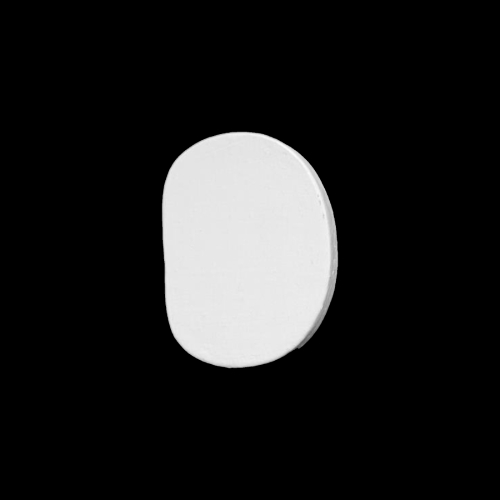
#> input picture stim/originals/curv1.jpg, 500 x 500 px; its folder holds only this picture in this run
$ jupyter execute manipulate_stim.ipynb
#> lines starting #> are read from the running program, lines starting #| are printed output that depends on the picture
[cell 1]
curr_dir = '/user_data/vayzenbe/GitHub_Repos/goodale-milner-dnns'

import sys
sys.path.insert(0,curr_dir)
import os
import skimage
import numpy as np
import matplotlib.pyplot as plt


from glob import glob as glob

[cell 2]
'''
Rotate stim
'''

stim_dir = f'{curr_dir}/stim/originals'
out_dir = f'{curr_dir}/stim/'

stim_files = glob(f'{stim_dir}/*.jpg')

rots = np.arange(0,90,15)
exp = 'rot'

#loop through images
for stim_file in stim_files:
    #create folder for each image
    stim_name = stim_file.split('/')[-1].split('.')[0]

    #create folder
    os.makedirs(f'{out_dir}/{stim_name[:-1]}_{exp}/{stim_name}', exist_ok=True)


    #load image
    stim = skimage.io.imread(stim_file)
#> stim is the input picture: shape (500, 500, 3); min 0, max 251, mean 31.6

    #grayscale image
    if len(stim.shape) > 2:
        stim = skimage.color.rgb2gray(stim)
#> stim: shape (500, 500) float64


    #loop through rotations
    for rot in rots:
        #rotate image
        stim_rot = skimage.transform.rotate(stim,rot)

        #save image
        skimage.io.imsave(f'{out_dir}/{stim_name[:-1]}_{exp}/{stim_name}/{stim_name}_{rot}.jpg',stim_rot)
#> this loop made 6 passes
#> pass 2, `stim_rot = skimage.transform.rotate(stim,rot)`:
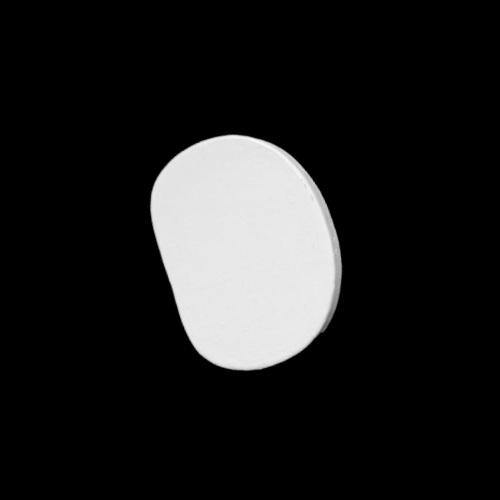
#> stim_rot: shape (500, 500) float64; min 0, max 0.978, mean 0.124
#> pass 3, `stim_rot = skimage.transform.rotate(stim,rot)`:
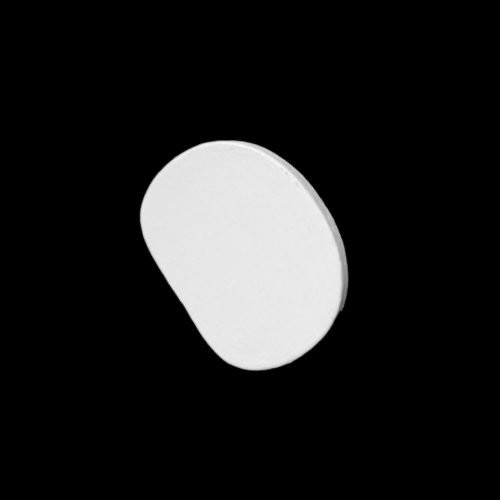
#> stim_rot: shape (500, 500) float64; min 0, max 0.984, mean 0.124

[cell 3]
'''
Resize stim
'''


#propotions in steps of .1
props = np.arange(.5,1.01,.1)
exp = 'scale'
#loop through images
for stim_file in stim_files:
    #create folder for each image
    stim_name = stim_file.split('/')[-1].split('.')[0]

    #create folder
    os.makedirs(f'{out_dir}/{stim_name[:-1]}_{exp}/{stim_name}', exist_ok=True)


    #load image
    stim = skimage.io.imread(stim_file)

    #grayscale image
    if len(stim.shape) > 2:
        stim = skimage.color.rgb2gray(stim)

    #find midpoint of image
    mid = np.array(stim.shape)/2
#> mid = [250, 250]

    #loop through rotations
    for size in props:

        #rescale image
        stim_rescale = skimage.transform.rescale(stim,size)

        #pad rescaled image so it is the same size as the original
        stim_pad = np.pad(stim_rescale,((int(mid[0]-stim_rescale.shape[0]/2),int(mid[0]-stim_rescale.shape[0]/2)),(int(mid[1]-stim_rescale.shape[1]/2),int(mid[1]-stim_rescale.shape[1]/2))),'constant')


        #save image
        skimage.io.imsave(f'{out_dir}/{stim_name[:-1]}_{exp}/{stim_name}/{stim_name}_{np.round(size,2)}.jpg',stim_pad)
#> this loop made 6 passes
#> pass 1, `stim_pad = np.pad(stim_rescale,((int(mid[0]-stim_rescale.shape[0]/2),i..`:
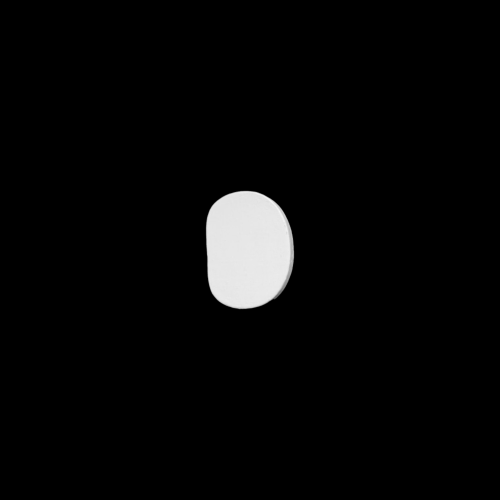
#> stim_pad: shape (500, 500) float64; min 0, max 0.963, mean 0.0309

$ run again, on stim/originals/rect1.jpg
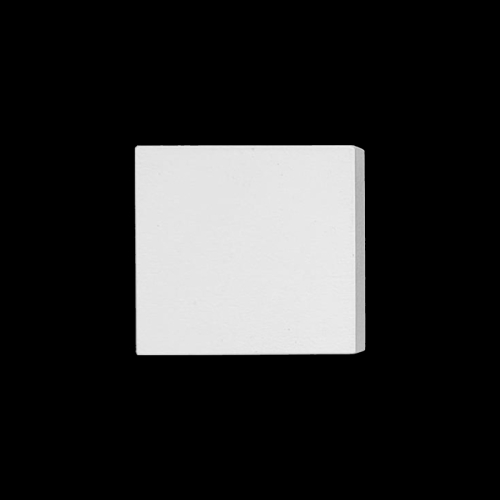
#> input picture stim/originals/rect1.jpg, 500 x 500 px
#> stim is the input picture: shape (500, 500, 3); min 0, max 240, mean 43.7
#> stim: shape (500, 500) float64
#> the loop `for size in props:` made 6 passes
#> pass 1, `stim_pad = np.pad(stim_rescale,((int(mid[0]-stim_rescale.shape[0]/2),i..`:
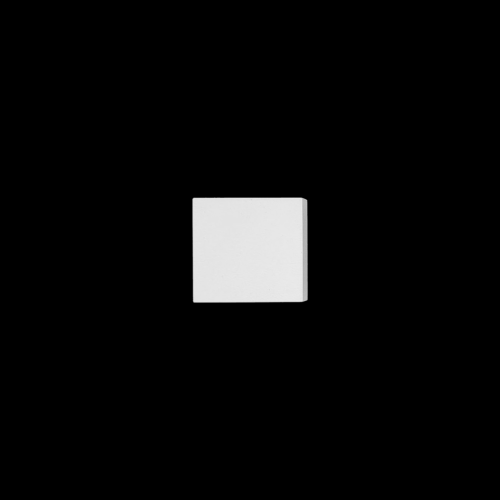
#> stim_pad: shape (500, 500) float64; min 0, max 0.919, mean 0.0428
#> pass 2, `stim_pad = np.pad(stim_rescale,((int(mid[0]-stim_rescale.shape[0]/2),i..`:
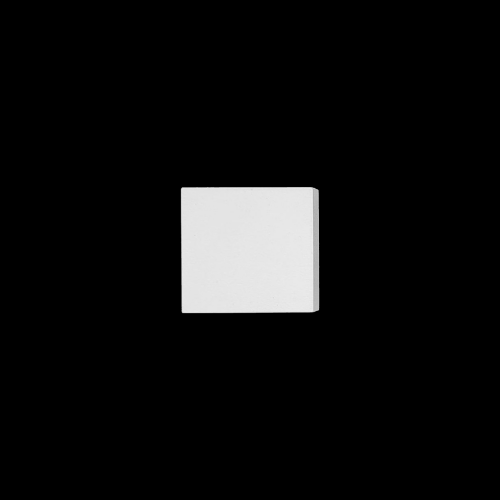
#> stim_pad: shape (500, 500) float64; min 0, max 0.929, mean 0.0617

$ run again, on stim/originals/rect2.jpg
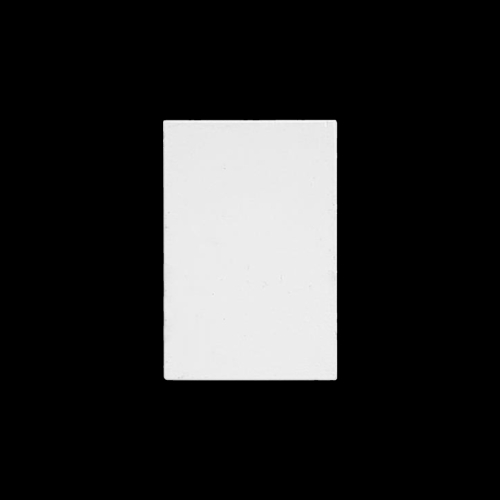
#> input picture stim/originals/rect2.jpg, 500 x 500 px
#> stim is the input picture: shape (500, 500, 3); min 0, max 249, mean 42.4
#> stim: shape (500, 500) float64
#> the loop `for size in props:` made 6 passes
#> pass 1, `stim_pad = np.pad(stim_rescale,((int(mid[0]-stim_rescale.shape[0]/2),i..`:
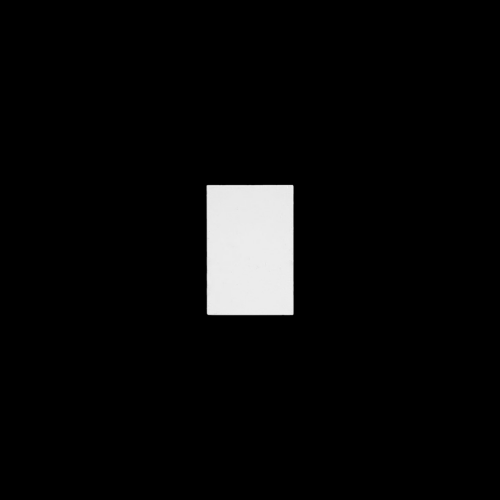
#> stim_pad: shape (500, 500) float64; min 0, max 0.939, mean 0.0415
#> pass 2, `stim_pad = np.pad(stim_rescale,((int(mid[0]-stim_rescale.shape[0]/2),i..`:
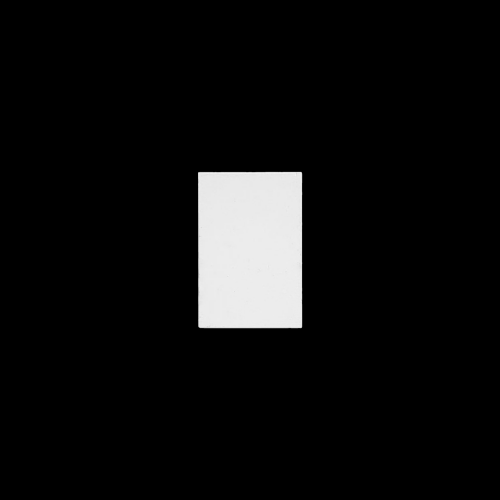
#> stim_pad: shape (500, 500) float64; min 0, max 0.949, mean 0.0597
